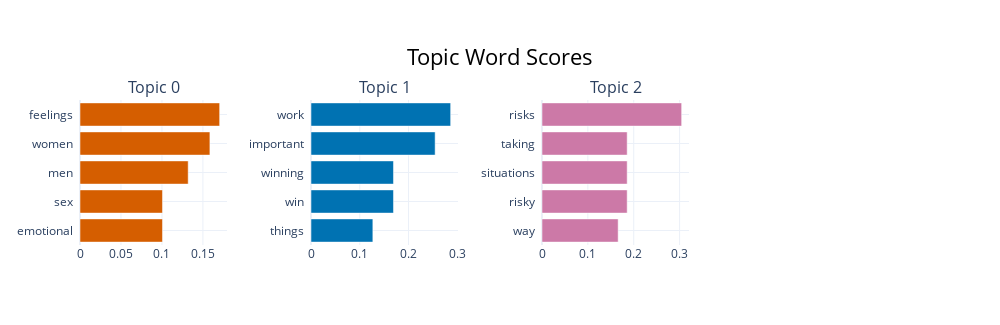

Source (notebook cell):
### Code cell
bar_chart = topic_model.visualize_barchart()

# Update filepath as needed
bar_chart.write_image("../Visualizations/BERTopic_Bar_Chart.png", width=800, height=600)
bar_chart

### Figure 1 — Plotly figure (JSON) as saved in the notebook; plotly's stock layout.template omitted (floating-point values rounded to 4 significant figures)
{"data": [{"marker": {"color": "#D55E00"}, "orientation": "h", "type": "bar", "x": [0.1006, 0.1006, 0.132, 0.1585, 0.1704], "xaxis": "x", "y": ["emotional  ", "sex  ", "men  ", "women  ", "feelings  "], "yaxis": "y"}, {"marker": {"color": "#0072B2"}, "orientation": "h", "type": "bar", "x": [0.1269, 0.1691, 0.1691, 0.2546, 0.2864], "xaxis": "x2", "y": ["things  ", "win  ", "winning  ", "important  ", "work  "], "yaxis": "y2"}, {"marker": {"color": "#CC79A7"}, "orientation": "h", "type": "bar", "x": [0.166, 0.1857, 0.1857, 0.1857, 0.3045], "xaxis": "x3", "y": ["way  ", "risky  ", "situations  ", "taking  ", "risks  "], "yaxis": "y3"}], "layout": {"annotations": [{"font": {"size": 16}, "showarrow": false, "text": "Topic 0", "x": 0.0875, "xanchor": "center", "xref": "paper", "y": 1, "yanchor": "bottom", "yref": "paper"}, {"font": {"size": 16}, "showarrow": false, "text": "Topic 1", "x": 0.3625, "xanchor": "center", "xref": "paper", "y": 1, "yanchor": "bottom", "yref": "paper"}, {"font": {"size": 16}, "showarrow": false, "text": "Topic 2", "x": 0.6375, "xanchor": "center", "xref": "paper", "y": 1, "yanchor": "bottom", "yref": "paper"}], "height": 325, "hoverlabel": {"bgcolor": "white", "font": {"family": "Rockwell", "size": 16}}, "showlegend": false, "title": {"font": {"color": "Black", "size": 22}, "text": "Topic Word Scores", "x": 0.5, "xanchor": "center", "yanchor": "top"}, "width": 1000, "xaxis": {"anchor": "y", "autorange": true, "domain": [0, 0.175], "range": [0, 0.1794], "showgrid": true, "type": "linear"}, "xaxis2": {"anchor": "y2", "autorange": true, "domain": [0.275, 0.45], "range": [0, 0.3015], "showgrid": true, "type": "linear"}, "xaxis3": {"anchor": "y3", "autorange": true, "domain": [0.55, 0.725], "range": [0, 0.3205], "showgrid": true, "type": "linear"}, "xaxis4": {"anchor": "y4", "domain": [0.825, 1], "showgrid": true}, "yaxis": {"anchor": "x", "autorange": true, "domain": [0, 1], "range": [-0.5, 4.5], "showgrid": true, "type": "category"}, "yaxis2": {"anchor": "x2", "autorange": true, "domain": [0, 1], "range": [-0.5, 4.5], "showgrid": true, "type": "category"}, "yaxis3": {"anchor": "x3", "autorange": true, "domain": [0, 1], "range": [-0.5, 4.5], "showgrid": true, "type": "category"}, "yaxis4": {"anchor": "x4", "domain": [0, 1], "showgrid": true}}}
